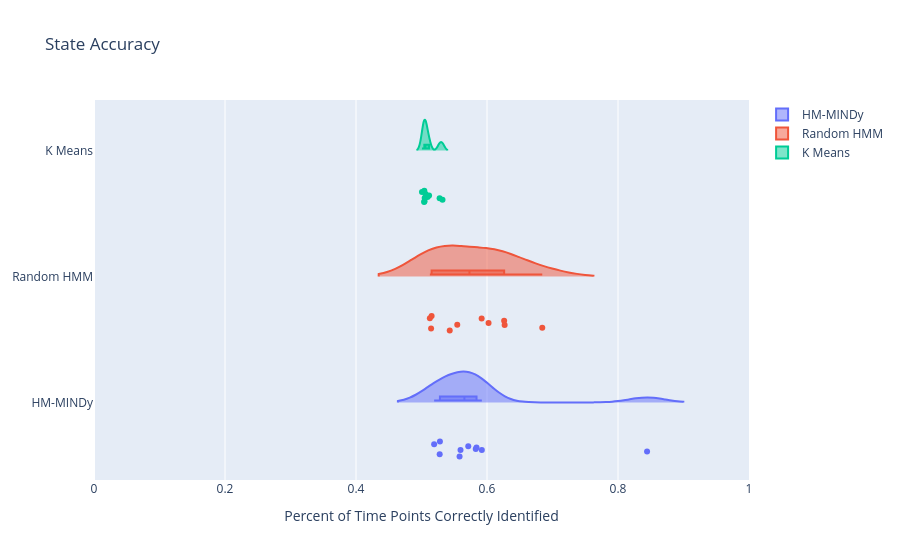

The cell this chart's notebook holds for it:
### Code cell
# BEGIN JAKE CODE
# Plot the results from this run (saved in cell 7 after Hungarian alignment)
# instead of hard-coded values from an earlier run
state_acc = pop_stats_HMMINDy['state_accuracy']
random_state_acc = pop_stats_HMMINDy['rand_state_accuracy']
kmeans_state_acc = pop_stats_HMMINDy['kmeans_state_accuracy']

# Hard-coded values from an earlier run, kept for reference:
#state_acc = np.array([0.57, 0.81, 0.66, 0.50, 0.51, 0.55, 0.71, 0.80, 0.55, 0.79, 0.62, 0.67, 0.53, 0.86, 0.73, 0.51, 0.52])
#random_state_acc = np.array([0.55,0.50,0.35,0.43,0.45,0.49,0.59,0.52,0.43,0.64,0.63,0.48,0.52,0.44,0.61,0.41,0.49,0.50,0.60,0.46])
#kmeans_state_acc = np.array([0.50,0.65,0.50,0.50,0.49,0.50,0.49,0.50,0.50,0.50,0.50,0.48,0.50,0.50,0.50,0.50,0.50,0.49,0.50,0.50])
# The two commented lines below flipped accuracies under 0.5 by hand; the Hungarian
# alignment in cell 7 now does this, so they are no longer needed
# END JAKE CODE
#pop_stats_HMMINDy['state_accuracy'][pop_stats_HMMINDy['state_accuracy']<0.5] = 1 - pop_stats_HMMINDy['state_accuracy'][pop_stats_HMMINDy['state_accuracy']<0.5]
#pop_stats_HMMINDy['kmeans_state_accuracy'][pop_stats_HMMINDy['kmeans_state_accuracy']<0.5] = 1 - pop_stats_HMMINDy['kmeans_state_accuracy'][pop_stats_HMMINDy['kmeans_state_accuracy']<0.5]
print(np.mean(state_acc))
print(np.median(state_acc))

plt.boxplot([state_acc,random_state_acc,kmeans_state_acc])
ax = plt.gca()
ax.set_ylim([0, 1])
ax.set_xticklabels(['HM-MINDy','Random HMM','K-means'])
ax.set_title('State Accuracy')
plt.savefig('images/alpha_state_accuracy.svg')
plt.show()

fig = go.Figure()
fig.add_trace(go.Violin(x=state_acc,name='HM-MINDy',box_visible=True,side='positive',points='all'))
fig.add_trace(go.Violin(x=random_state_acc,name='Random HMM',box_visible=True,side='positive',points='all'))
fig.add_trace(go.Violin(x=kmeans_state_acc,name='K Means',box_visible=True,side='positive',points='all'))
fig.update_xaxes(range=[0, 1])
fig.update_layout(title=dict(text='State Accuracy'),xaxis=dict(title=dict(text='Percent of Time Points Correctly Identified')))
#fig.write_image('alpha_state_accuracy.svg')

### Figure 1 — Plotly figure (JSON) as saved in the notebook; plotly's stock layout.template omitted (floating-point values rounded to 4 significant figures)
{"data": [{"box": {"visible": true}, "name": "HM-MINDy", "points": "all", "side": "positive", "type": "violin", "x": [0.5921, 0.8444, 0.5193, 0.5278, 0.5828, 0.5714, 0.584, 0.5581, 0.5596, 0.5281]}, {"box": {"visible": true}, "name": "Random HMM", "points": "all", "side": "positive", "type": "violin", "x": [0.5128, 0.5431, 0.6262, 0.6844, 0.5918, 0.5546, 0.6023, 0.6269, 0.5154, 0.5146]}, {"box": {"visible": true}, "name": "K Means", "points": "all", "side": "positive", "type": "violin", "x": [0.5043, 0.5116, 0.5277, 0.5048, 0.5007, 0.5093, 0.5046, 0.5321, 0.5062, 0.504]}], "layout": {"title": {"text": "State Accuracy"}, "xaxis": {"range": [0, 1], "title": {"text": "Percent of Time Points Correctly Identified"}}}}
